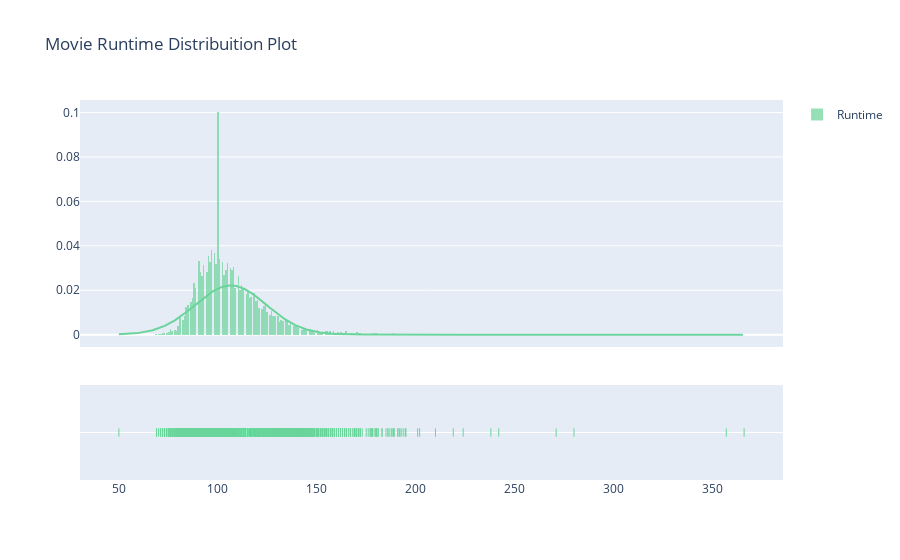

Write notebook code for a chart like this one.
### Code cell
a = mov['Runtime'].fillna(0.0).astype(float)
fig = ff.create_distplot([a], ['Runtime'], bin_size=0.8, curve_type='normal',colors=["#6ad49b"])
fig.update_layout(title_text='Movie Runtime Distribuition Plot')
fig.show()

### Figure 1 — Plotly figure (JSON) as saved in the notebook; plotly's stock layout.template omitted (floating-point values rounded to 4 significant figures; data arrays with more than 128 entries replaced by an {"elided": "..."} marker saying what was removed)
{"data": [{"autobinx": false, "histnorm": "probability density", "legendgroup": "Runtime", "marker": {"color": "#6ad49b"}, "name": "Runtime", "opacity": 0.7, "type": "histogram", "x": {"elided": "6820 int values"}, "xaxis": "x", "xbins": {"end": 366, "size": 0.8, "start": 50}, "yaxis": "y"}, {"legendgroup": "Runtime", "marker": {"color": "#6ad49b"}, "mode": "lines", "name": "Runtime", "showlegend": false, "type": "scatter", "x": {"elided": "500 float values"}, "xaxis": "x", "y": {"elided": "500 float values"}, "yaxis": "y"}, {"legendgroup": "Runtime", "marker": {"color": "#6ad49b", "symbol": "line-ns-open"}, "mode": "markers", "name": "Runtime", "showlegend": false, "type": "scatter", "x": {"elided": "6820 int values"}, "xaxis": "x", "y": {"elided": "6820 str values"}, "yaxis": "y2"}], "layout": {"barmode": "overlay", "hovermode": "closest", "legend": {"traceorder": "reversed"}, "title": {"text": "Movie Runtime Distribuition Plot"}, "xaxis": {"anchor": "y2", "domain": [0, 1], "zeroline": false}, "yaxis": {"anchor": "free", "domain": [0.35, 1], "position": 0}, "yaxis2": {"anchor": "x", "domain": [0, 0.25], "dtick": 1, "showticklabels": false}}}
